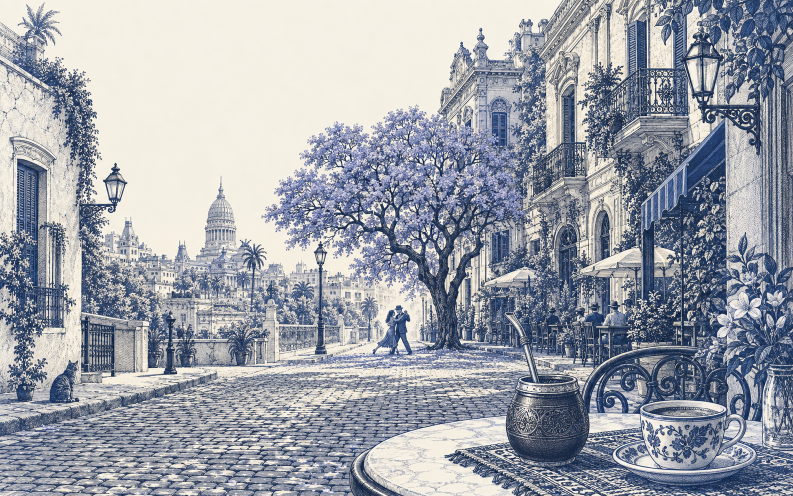
#> input picture assets/azure-folio/sources/argentina-buenos-aires.png, 1586 x 992 px (shown at 1/2 size)
$ python -i pictures.py   (imports and definitions only)
#> lines starting #> are read from the running program, lines starting #| are printed output that depends on the picture
"""Your pictures: Folio plates from the pictures the owner keeps in ~/Pictures/Folio.

Any JPEG, PNG or WebP directly in that folder becomes a plate of one more
collection, "Your pictures" (id "mine"), printed exactly as the shipped plates
are: build.masks and render.desktop_mask crop and dither it, build.print_plate
prints the light azure render, and the chosen one is printed in the
selection's ink for the desktop. The pictures stay on this
computer: never in the repository, never in the Nix store. `azure-folio
pictures` reads the folder and keeps what it prints in a store in the cache,
$XDG_CACHE_HOME/azure-folio/pictures, keyed by content (renaming a picture
costs nothing; the folder alone decides what is there):

  catalog.json                        the collection, and the files not used
  sources/<id>.png                    the picture in gray, re-encoded
  art/<id>/mask-<layout>.png          its 1-bit masks (desktop, portrait)
  art/<id>/azure-light-<layout>.png   the plates the shell prints from
  art/<id>/<ink>-<mode>-<layout>.png  the desktop's copy, printed when chosen

A picture may have a sidecar beside it, named like it with .json in place of
(or after) its extension, `2pac.json` or `2pac.jpg.json`:

  {"focus": [0.72, 0.4], "title": "All eyez on me"}

focus is the point every crop keeps in view (x and y from 0 to 1, from the
top left; 0.5, 0.5 without one): the desktop, each display, and the
lock's and screensaver's split. title replaces the file's name (at most 80
characters). Both are optional; nothing else may be in it. A sidecar that
does not check out is not used, and the catalog says why.

The folder is untrusted input. Only regular files directly in it are read,
never through a link, each opened without following one and read whole up
to MAX_BYTES; Pillow decodes it only as JPEG, PNG or WebP, and only after its
header says it fits MAX_PIXELS (Pillow's decompression-bomb guard stays on, at
that limit). Everything written is re-encoded by Pillow, never copied.

Root never reads any of this: the greeter's bridge (`azure-folio publish`)
and the boot screen see only the selection, and a choice of your pictures
reaches them as the shipped default plate.
"""
import contextlib
import errno
import fcntl
import hashlib
import io
import json
import math
import os
import re
import shutil
import stat
import tempfile
import time
import unicodedata
import warnings
from pathlib import Path

from PIL import Image, ImageOps

import build
import render

ID = 'mine'
NAME = 'Your pictures'
DESCRIPTION = 'Your own, printed in your ink'
CREDIT = 'Your picture'
SUFFIXES = {'.jpg', '.jpeg', '.png', '.webp'}
FORMATS = ('JPEG', 'PNG', 'WEBP')
MAX_BYTES = 48 * 1024 * 1024
MAX_PIXELS = 50_000_000
MIN_SIDE = 32
MAX_PICTURES = 200
SIDECAR_BYTES = 4096
TITLE_LENGTH = 80
CENTRE = [.5, .5]
# A file this recent may still be arriving (a copy in progress): it waits for
# the next scan, which the shell runs a moment later.
SETTLE_SECONDS = 2
# Bump when the way a picture becomes gray changes: every picture is printed again.
VERSION = b'your-pictures-1'
# The render every shell plate starts from (Plate.qml re-prints it in any ink).
SHELL = ('azure', 'light')
LAYOUTS = tuple(build.SIZES)

ART_ID = re.compile(r'mine-[0-9a-f]{16}')
SOURCE = re.compile(r'(mine-[0-9a-f]{16})\.png')
RENDER = re.compile(r'(mine-[0-9a-f]{16})-\d+x\d+-[0-9a-f]{20}')

_cache = Path(os.environ.get('XDG_CACHE_HOME') or Path.home() / '.cache')
FOLDER = Path(os.environ.get('AZURE_FOLIO_PICTURES') or Path.home() / 'Pictures/Folio')
STORE = Path(os.environ.get('AZURE_FOLIO_PICTURES_STORE') or _cache / 'azure-folio/pictures')


class Unreadable(ValueError):
    """A file in the folder that cannot be used; the message says why."""


# [49 lines left out: functions point, read_catalog, _entries, collection, not called in this run]


def art_dir(ident, store=None):
    if not ART_ID.fullmatch(ident): raise ValueError('Unknown picture')
    return (store or STORE) / 'art' / ident


# [97 lines left out: functions complete, save, prints, plate_focus, shown, title and 2 more, not called in this run]


@contextlib.contextmanager
def opened(data):
    """The picture with only its header read, if it is a JPEG, PNG or WebP
    within the limits; Unreadable otherwise. Nothing is decoded before this."""
    Image.MAX_IMAGE_PIXELS = MAX_PIXELS   # Pillow's own guard, at our limit
    with warnings.catch_warnings():
        warnings.simplefilter('error', Image.DecompressionBombWarning)
        try:
            image = Image.open(io.BytesIO(data), formats=FORMATS)
        except (Image.DecompressionBombError, Image.DecompressionBombWarning):
            raise Unreadable('too many pixels') from None
        except Exception:
            raise Unreadable('not a JPEG, PNG or WebP picture') from None
        with image:
            w, h = image.size
            if w * h > MAX_PIXELS: raise Unreadable('too many pixels')
            if min(w, h) < MIN_SIDE: raise Unreadable('too small')
            yield image


def normalize(data):
    """The picture as 8-bit gray on white paper, no larger than the largest
    plate needs (it still covers the 3840 x 2400 desktop plate), or Unreadable."""
    cover = build.SIZES['desktop']
    with opened(data) as image:
        w, h = image.size
        try:
            if image.format == 'JPEG':
                # Decode gray, and no larger than the plate needs (libjpeg scales by 1/2, 1/4, 1/8).
                turned = image.getexif().get(0x0112) in (5, 6, 7, 8)
                cw, ch = (h, w) if turned else (w, h)
                s = max(cover[0] / cw, cover[1] / ch)
                image.draft('L', (math.ceil(w * s), math.ceil(h * s)) if s < 1 else None)
            image.load()
            picture = ImageOps.exif_transpose(image)
            if picture.mode in ('RGBA', 'LA', 'PA', 'RGBa', 'La') or 'transparency' in picture.info:
                # Transparent parts are paper.
                picture = picture.convert('RGBA')
                paper = Image.new('RGBA', picture.size, (255, 255, 255, 255))
                paper.alpha_composite(picture)
                picture = paper
            if picture.mode.startswith('I'):
                picture = picture.convert('I').point(lambda v: v / 257).convert('L')
            gray = ImageOps.grayscale(picture.convert('RGB'))
        except Exception:
            raise Unreadable('damaged: it could not be read') from None
    # A photo's tones spread over the whole range, as the shipped generated plates' are.
    gray = ImageOps.autocontrast(gray, cutoff=.3)
    s = max(cover[0] / gray.width, cover[1] / gray.height)
    if s < 1:
        gray = gray.resize((max(1, round(gray.width * s)), max(1, round(gray.height * s))), Image.Resampling.LANCZOS)
    return gray


# [19 lines left out: function print_picture, not called in this run]


def recipe():
    """What a picture's id depends on besides its bytes and focus: this version and the renderer's code."""
    return hashlib.sha256(VERSION + Path(render.__file__).read_bytes() + Path(build.__file__).read_bytes()).digest()


def ident_of(salt, focus, data):
    return 'mine-' + hashlib.sha256(salt + json.dumps(focus).encode() + data).hexdigest()[:16]


# ------------------------------------------------------------------ the folder

def _remove(entry):
    if entry.is_dir(follow_symlinks=False): shutil.rmtree(entry.path)
    else: os.unlink(entry.path)


# [163 lines left out: functions collect, _write, scan, _scan, not called in this run]

>>> import cv2
>>> picture = cv2.imread('../../assets/azure-folio/sources/argentina-buenos-aires.png', cv2.IMREAD_GRAYSCALE)
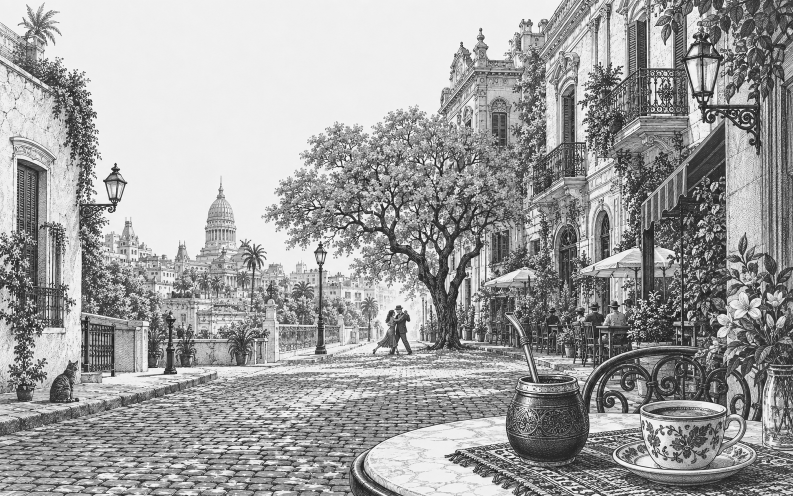
#> picture: shape (992, 1586) (shown at 1/2 size); min 2, max 255, mean 159.7
#> (the run stopped early here; a loop or call above may not have finished)

$ run again, on assets/azure-folio/sources/summer-riviera.png
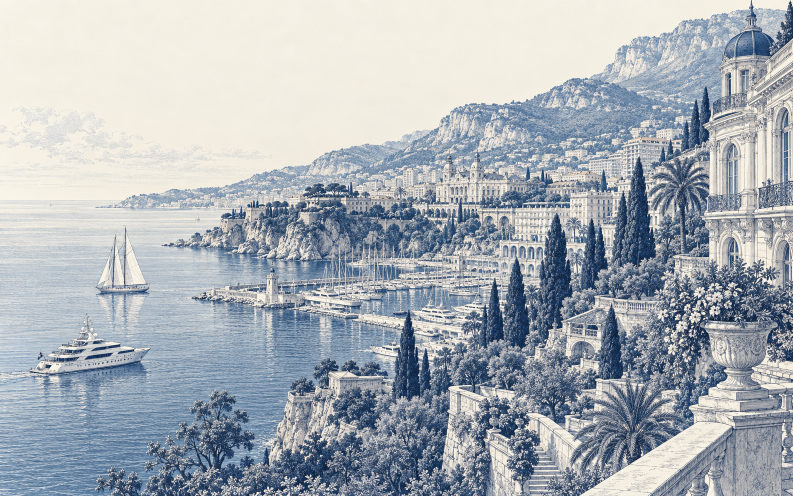
#> input picture assets/azure-folio/sources/summer-riviera.png, 1586 x 992 px (shown at 1/2 size)
#> `picture = cv2.imread('../../assets/azure-folio/sources/argentina-bueno..`:
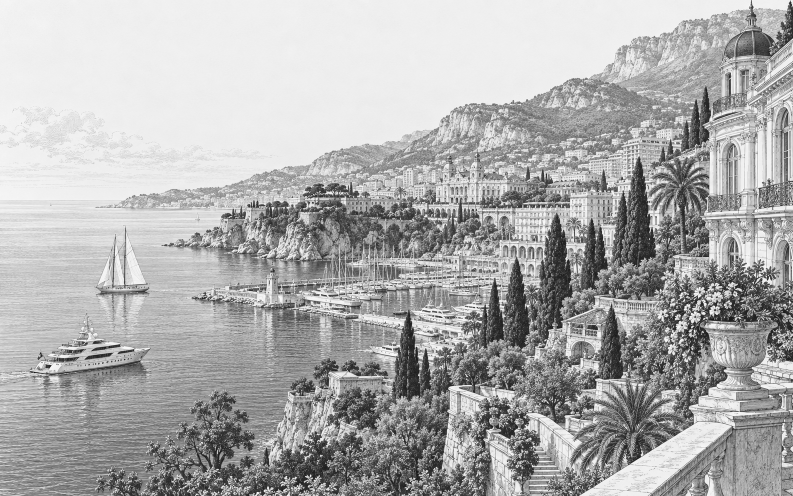
#> picture: shape (992, 1586) (shown at 1/2 size); min 4, max 255, mean 173.1

$ run again, on assets/azure-folio/sources/summer-sicily.png
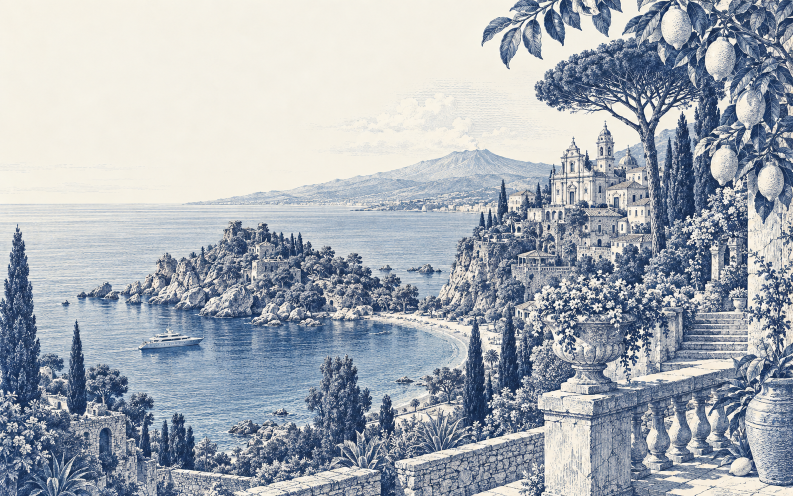
#> input picture assets/azure-folio/sources/summer-sicily.png, 1586 x 992 px (shown at 1/2 size)
#> `picture = cv2.imread('../../assets/azure-folio/sources/argentina-bueno..`:
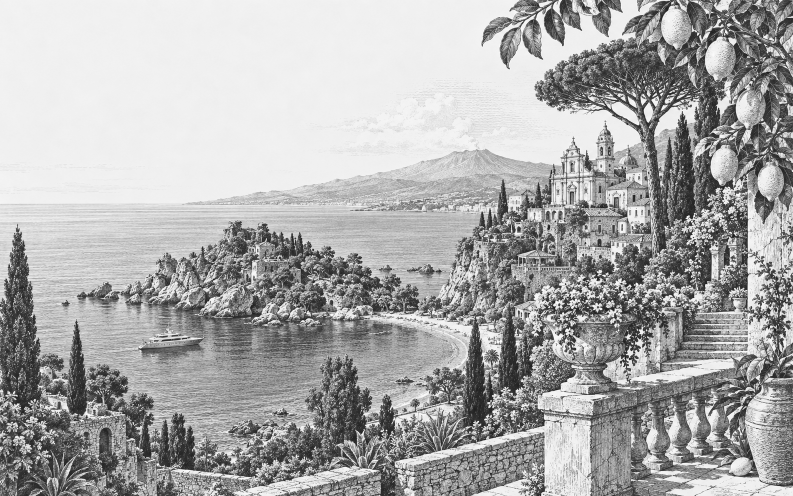
#> picture: shape (992, 1586) (shown at 1/2 size); min 3, max 255, mean 170.1
